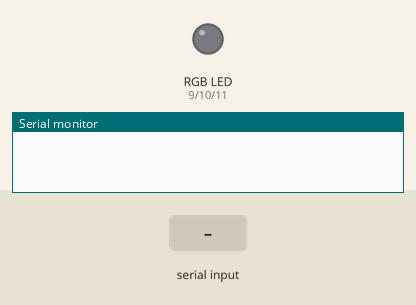
Simulated run of this sketch. Board: Arduino Uno, built with avr-gcc and run on an emulated ATmega328P. On the bench: an RGB LED mixed from three pins (HIGH = lit), the last lines printed to the serial monitor. The test bench sets the inputs (shaded band).

Above: at 2.9 s.
3.0 s: "cyan" received over Serial
At 3.0 s:
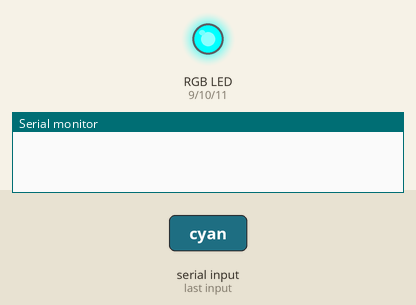
At 6.9 s:
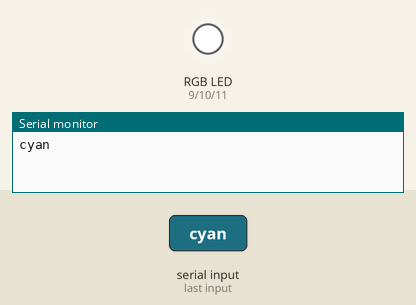
Timing chart, 0 to 12.0 s (numbered marks = the images above; inputs shaded):
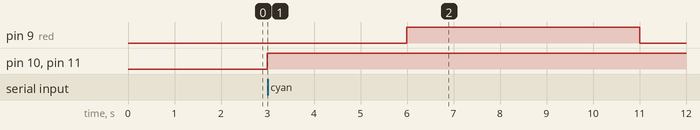

The sketch:

If_else_rgb1.ino
```cpp
int red=9;
int green=10;
int blue=11;
String input;
void setup() {
  // put your setup code here, to run once:
pinMode(red,OUTPUT);
pinMode(green,OUTPUT);
pinMode(blue,OUTPUT);

Serial.begin(9600);
}

void loop() {
  // put your main code here, to run repeatedly:
  delay(2000);


input =Serial.readString();
Serial.println(input);

if(input=="cyan"){

analogWrite(red,255);
analogWrite(green,255);
analogWrite(blue,255);
delay(2000);}
else{
 analogWrite(red,0);
analogWrite(green,255);
analogWrite(blue,255);
}

}
```

Measured:
- after the input at 3.0 s, pin 9 (red): LOW → HIGH after 3.0 s, → LOW 5.0 s later
